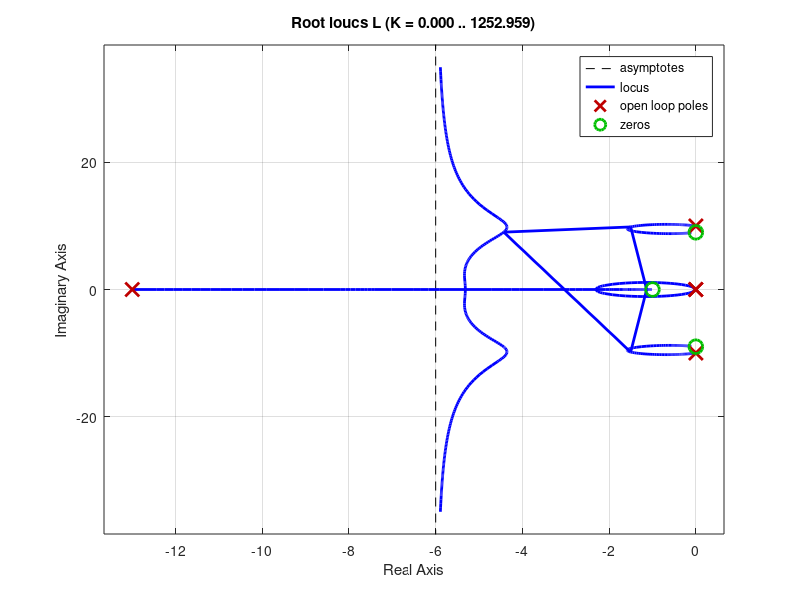

Source code (MATLAB): (Note: this script raises an error after producing the figure.)
s = tf('s');

P = (s^2 + 81)/(s^2 * (s^2 + 100));
C = (s+1)/(s+13);

sys = P*C/(1+ P*C);
L = P*C;

rlocus(L)

%%
s = tf('s');
C = kp + ki/s + (kd*s)/(1+s*Tf);
% or 
C = tf(kp) + tf(ki, [1 0]) + tf([kd*s, 1+kd*S]) + tf([kd 0], [Tf 1]);

%%
% 37 is the manual steady state output value
stepinfo(DoutModel.data, DoutModel.time, 37, RiseTimeLimits=[0.1, 0.9], SettlingTimeThreshold=0.05)

CTinfo = stepinfo(DoutCT.data, DoutCT.time, 7);
DTinfo = stepinfo(DoutDT.data, DoutDT.time, 7);

CTrise = CTinfo.RiseTime;
CTsettle = CTinfo.SettlingTime;
CTovershoot = CTinfo.Overshoot;

DTrise = DTinfo.RiseTime;
DTsettle = DTinfo.SettlingTime;
DTovershoot = DTinfo.Overshoot;
